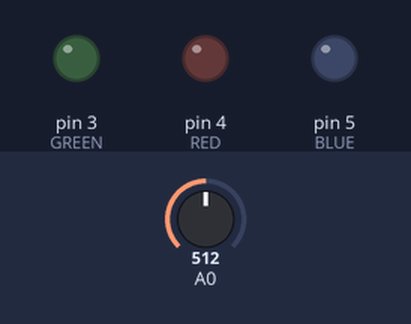
This sketch was run on a simulated Arduino Uno, built with avr-gcc and run on an emulated ATmega328P. Shown: output pins drawn as LEDs (lit = HIGH). Inputs (shaded band) come from the test bench; at power-on: A0 = 512.

Above: at 1.2 s.
1.3 s: A0 set to 716
Timing chart, 0 to 4.3 s (numbered marks = the images above; inputs shaded):
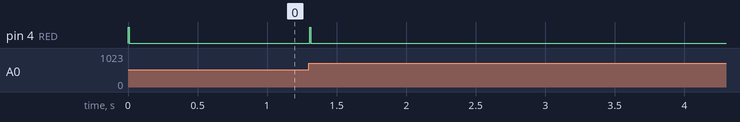

The sketch:

ledsv2.ino
```cpp
float multiplier = 0.1;
float firstMin = 10;
float secondMin = 20;
float thirdMin = 30;

int GREEN = 3;
int RED = 4;
int BLUE = 5;

int previousSensorValue = 0;

void setup() {
  pinMode(GREEN, OUTPUT);
  pinMode(RED, OUTPUT);
  pinMode(BLUE, OUTPUT);

  // Serial.begin(9600);
}

void loop() {
  digitalWrite(GREEN, LOW);
  digitalWrite(RED, LOW);
  digitalWrite(BLUE, LOW);

  int sensorValue = analogRead(A0);
  int change = abs(previousSensorValue - sensorValue);
  // Serial.println(change);
  previousSensorValue = sensorValue;

  multiplier = max(min(change, 30) / 30, 0.1);

  if (change >= thirdMin * multiplier) {
    digitalWrite(RED, HIGH);
  } else if (change >= secondMin * multiplier) {
    digitalWrite(BLUE, HIGH);
  } else if (change >= firstMin * multiplier) {
    digitalWrite(GREEN, HIGH);
  }

  delay(10);
}
```

Measured:
- after the input at 1.3 s, pin 4 (RED): LOW → HIGH at once, → LOW 0.01 s later
